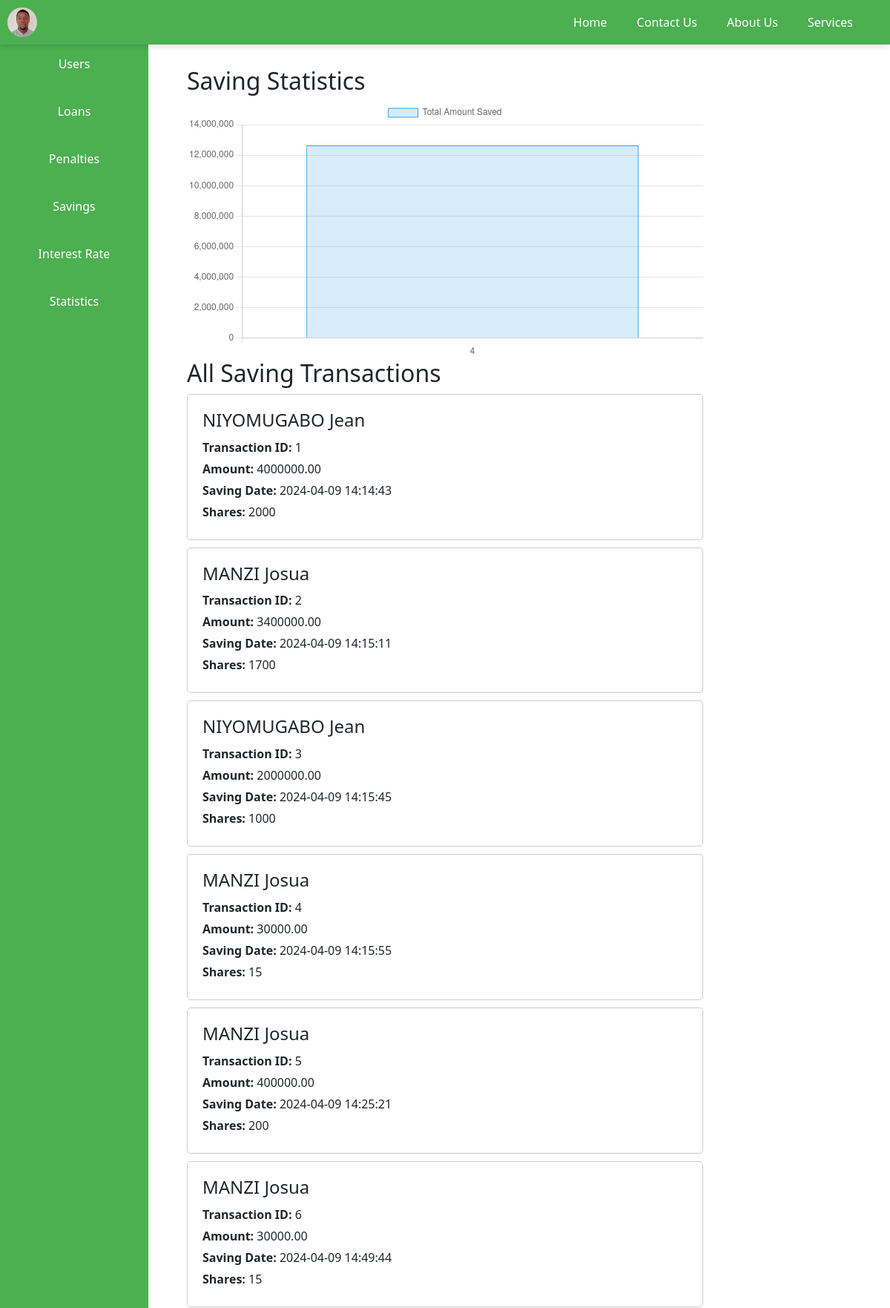
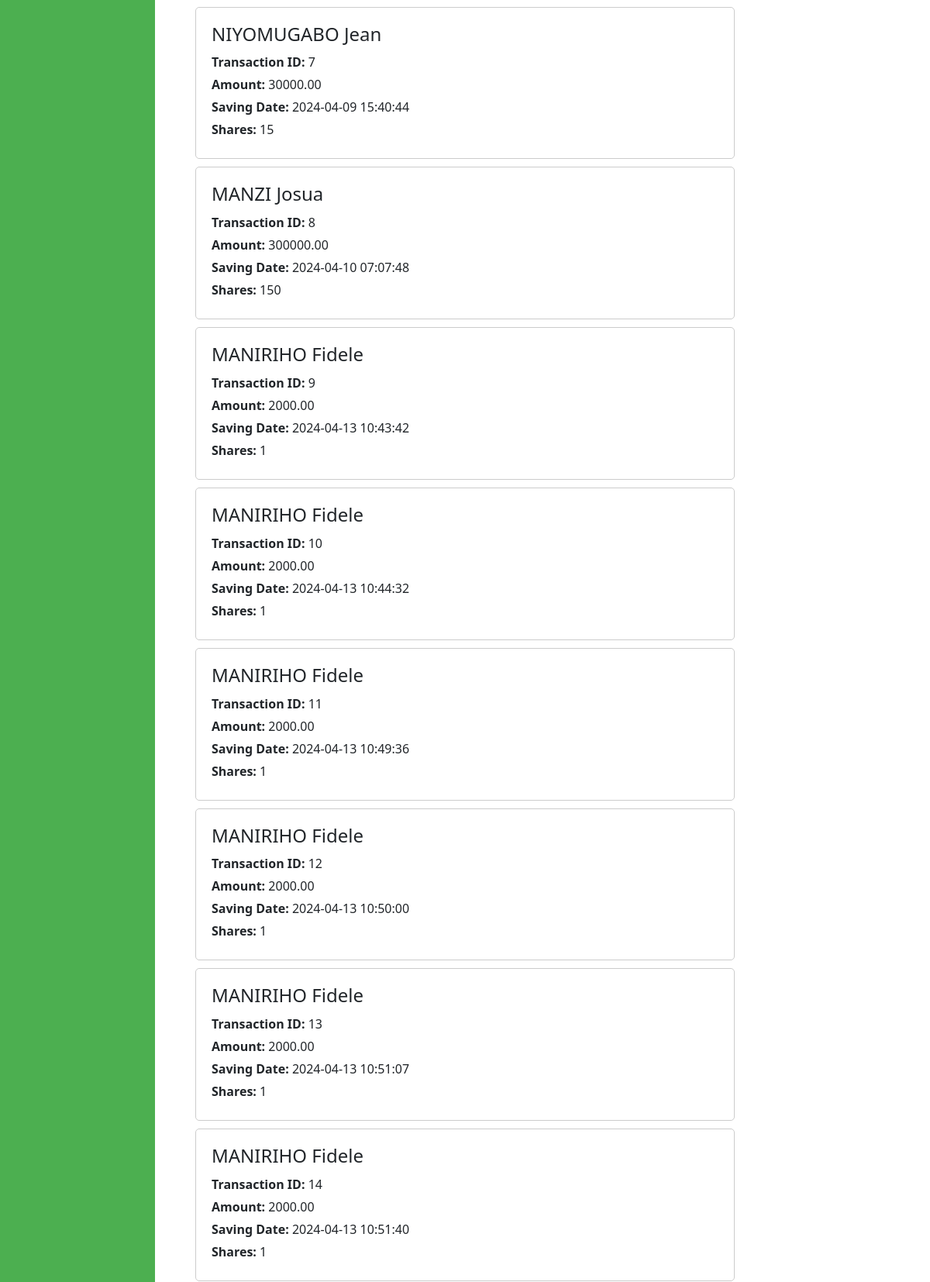
Screenshot of /transaction_statistics.php (upper part) with the database file from the repository (2 pictures, top to bottom).
### tables this page shows
CREATE TABLE `saving` (
  `SavingId` int(11) NOT NULL,
  `m_id` int(11) NOT NULL,
  `amount` decimal(10,2) NOT NULL,
  `shares` int(11) NOT NULL,
  `transaction_type` varchar(20) NOT NULL,
  `SavingDate` timestamp NOT NULL DEFAULT current_timestamp()
);

CREATE TABLE `members` (
  `MemberId` int(11) NOT NULL,
  `names` varchar(50) NOT NULL,
  `national_identity` varchar(16) NOT NULL,
  `telephone` varchar(13) NOT NULL,
  `email` varchar(100) NOT NULL,
  `password` varchar(100) NOT NULL
);

### transaction_statistics.php (the view, shortened to what this page needs)
<?php
include 'header.php';
include 'navigation.php';
$select_query = "SELECT SUM(amount) AS total_amount, MONTH(SavingDate) AS month FROM saving GROUP BY MONTH(SavingDate)";
$statement = $conn->query($select_query);
$saving_statistics = $statement->fetchAll(PDO::FETCH_ASSOC);
$select_transactions_query = "SELECT saving.*, members.names FROM saving JOIN members ON saving.m_id = members.MemberId";
$statement_transactions = $conn->query($select_transactions_query);
$saving_transactions = $statement_transactions->fetchAll(PDO::FETCH_ASSOC);
?>
<!DOCTYPE html>
<html lang="en">
<head>
    <link href="https://cdn.jsdelivr.net/npm/bootstrap@5.3.0-alpha1/dist/css/bootstrap.min.css" rel="stylesheet">
</head>
<body>
    <div class="container">
        <h2>Saving Statistics</h2>
        <canvas id="savingChart" width="80" height="40"></canvas>
        <h2>All Saving Transactions</h2>
        <?php
        if ($saving_transactions) {
            foreach ($saving_transactions as $row) {
                echo '<div class="transaction">';
                echo '<h4>' . $row['names'] . '</h4>';
                echo '<p><strong>Transaction ID:</strong> ' . $row['SavingId'] . '</p>';
                echo '<p><strong>Amount:</strong> ' . $row['amount'] . '</p>';
                echo '<p><strong>Saving Date:</strong> ' . $row['SavingDate'] . '</p>';
                echo '<p><strong>Shares:</strong> ' . $row['shares'] . '</p>';
                echo '</div>';
            }
        } else {
            echo '<p>No saving transactions found.</p>';
        }
        ?>
    </div>
    <script>
        // Get the canvas element
        var ctx = document.getElementById('savingChart').getContext('2d');
        // Create arrays for labels and data
        var months = <?php echo json_encode(array_column($saving_statistics, 'month')); ?>;
        var totalAmounts = <?php echo json_encode(array_column($saving_statistics, 'total_amount')); ?>;
        // Create a new chart instance
        var myChart = new Chart(ctx, {
            type: 'bar',
            data: {
                labels: months,
                datasets: [{
                    label: 'Total Amount Saved',
                    data: totalAmounts,
                    backgroundColor: 'rgba(54, 162, 235, 0.2)',
                    borderColor: 'rgba(54, 162, 235, 1)',
                    borderWidth: 1
                }]
            },
            options: {
                scales: {
                    y: {
                        beginAtZero: true
                    }
                }
            }
        });
    </script>
</body>
</html>

### transaction_statistics.php (style rules this page uses)
.container { margin-top: 90px; margin-left: 240px; width: 60%; }
.transaction { padding: 20px; border: 1px solid #ccc; border-radius: 5px; margin-bottom: 10px; }
.transaction h4 { margin-top: 0; margin-bottom: 10px; }
.transaction p { margin-bottom: 5px; }

### rows the page displays
saving: m.names "NIYOMUGABO Jean", SavingId "1", amount "4000000.00", SavingDate "2024-04-09 14:14:43", shares "2000"
saving: m.names "MANZI Josua", SavingId "2", amount "3400000.00", SavingDate "2024-04-09 14:15:11", shares "1700"
saving: m.names "NIYOMUGABO Jean", SavingId "3", amount "2000000.00", SavingDate "2024-04-09 14:15:45", shares "1000"
saving: m.names "MANZI Josua", SavingId "4", amount "30000.00", SavingDate "2024-04-09 14:15:55", shares "15"
saving: m.names "MANZI Josua", SavingId "5", amount "400000.00", SavingDate "2024-04-09 14:25:21", shares "200"
saving: m.names "MANZI Josua", SavingId "6", amount "30000.00", SavingDate "2024-04-09 14:49:44", shares "15"
saving: m.names "NIYOMUGABO Jean", SavingId "7", amount "30000.00", SavingDate "2024-04-09 15:40:44", shares "15"
saving: m.names "MANZI Josua", SavingId "8", amount "300000.00", SavingDate "2024-04-10 07:07:48", shares "150"
saving: m.names "MANIRIHO Fidele", SavingId "9", amount "2000.00", SavingDate "2024-04-13 10:43:42", shares "1"
saving: m.names "MANIRIHO Fidele", SavingId "10", amount "2000.00", SavingDate "2024-04-13 10:44:32", shares "1"
saving: m.names "MANIRIHO Fidele", SavingId "11", amount "2000.00", SavingDate "2024-04-13 10:49:36", shares "1"
saving: m.names "MANIRIHO Fidele", SavingId "12", amount "2000.00", SavingDate "2024-04-13 10:50:00", shares "1"
saving: m.names "MANIRIHO Fidele", SavingId "13", amount "2000.00", SavingDate "2024-04-13 10:51:07", shares "1"
saving: m.names "MANIRIHO Fidele", SavingId "14", amount "2000.00", SavingDate "2024-04-13 10:51:40", shares "1"

### other values shown
chart data {{ json_encode(array_column($saving_statistics, 'month')) }} [4]
